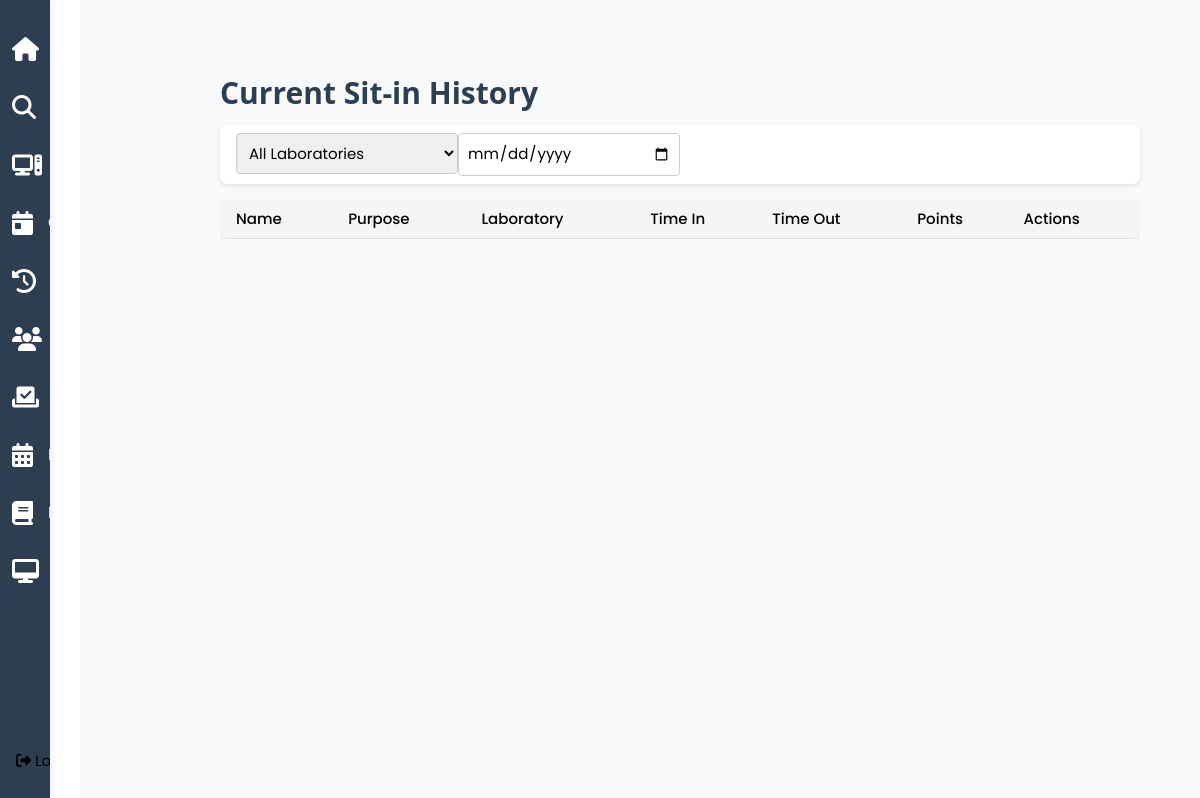
/cs_history (signed in), run on an earlier commit of the app's database.
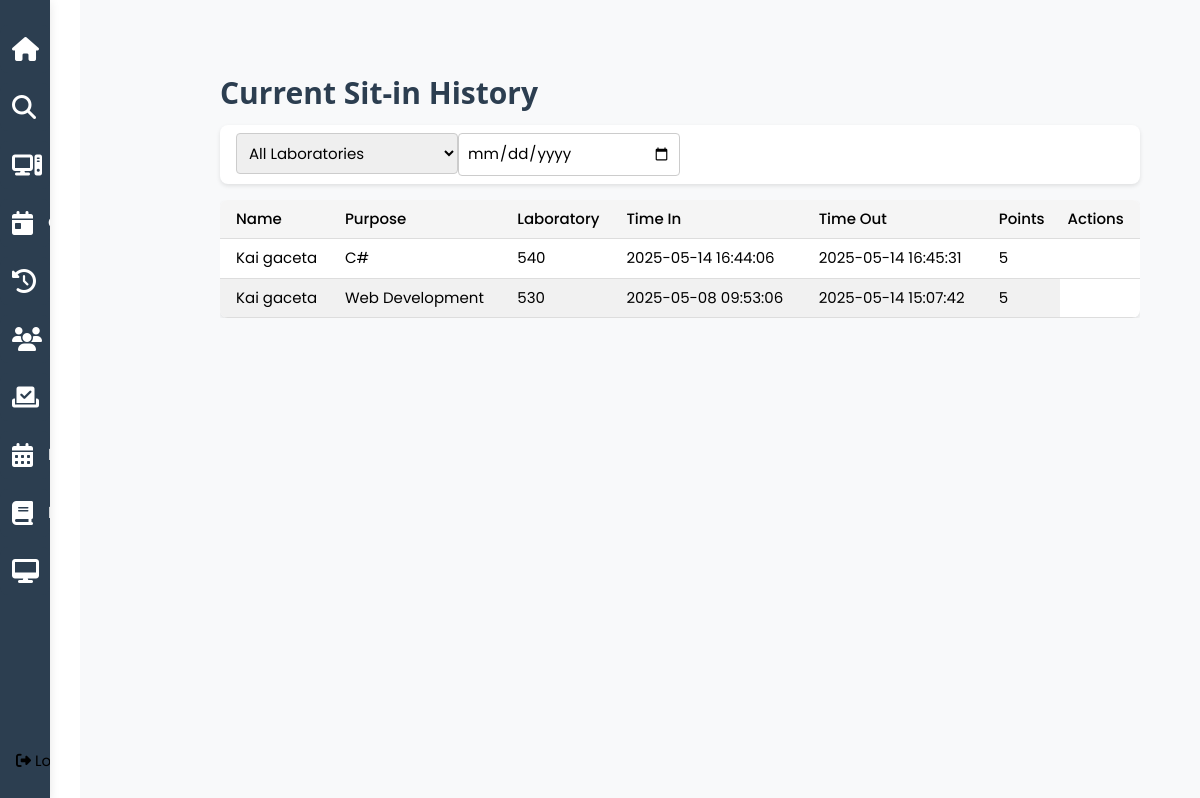
And on a later commit of the database.
### tables this page shows
CREATE TABLE sit_in_history (
                id INTEGER PRIMARY KEY AUTOINCREMENT,
                user_id INTEGER NOT NULL,
                time_in DATETIME NOT NULL,
                time_out DATETIME NOT NULL,
                purpose TEXT NOT NULL,
                laboratory TEXT NOT NULL,
                computer_id INTEGER,
                points INTEGER DEFAULT 0,
                FOREIGN KEY (user_id) REFERENCES users (id),
                FOREIGN KEY (computer_id) REFERENCES computers (id)
            );

CREATE TABLE users (
                id INTEGER PRIMARY KEY AUTOINCREMENT,
                username TEXT UNIQUE NOT NULL,
                password TEXT NOT NULL,
                firstname TEXT NOT NULL,
                lastname TEXT NOT NULL,
                email TEXT UNIQUE NOT NULL,
                role TEXT NOT NULL,
                remaining_sessions INTEGER DEFAULT 0,
                points INTEGER DEFAULT 0,
                course TEXT,
                yearlvl TEXT,
                profile_pic TEXT
            , midname text);

### app.py (the view)
@app.route('/cs_history')
def cs_history():
    if 'username' not in session or session.get('role') != 'admin':
        flash('Please log in as admin first.', 'error')
        return redirect(url_for('login'))
    history = dbhelper.get_today_sit_in_history()
    return render_template('cs_history.html', history=history)

### dbhelper.py (called while the page is built)
def get_db_connection():
    conn = sqlite3.connect(DATABASE)
    conn.row_factory = sqlite3.Row
    return conn

### templates/cs_history.html (shortened to what this page needs)
{% extends 'admin.html' %}
{% block content %}
<div class="w3-container" style="padding: 20px;">
    <h2>Current Sit-in History</h2>
    <div class="w3-card w3-padding w3-margin-bottom">
        <div class="w3-row">
            <div class="w3-col m3">
                <select id="labFilter" class="w3-input w3-border">
                    <option value="">All Laboratories</option>
                </select>
            </div>
            <div class="w3-col m3">
                <input type="date" id="dateFilter" class="w3-input w3-border" value="{{ today }}">
            </div>
        </div>
    </div>
    <div class="w3-responsive">
        <table class="w3-table w3-striped w3-bordered">
            <thead>
                <tr>
                    <th style="color: black;">Name</th>
                    <th style="color: black;">Purpose</th>
                    <th style="color: black;">Laboratory</th>
                    <th style="color: black;">Time In</th>
                    <th style="color: black;">Time Out</th>
                    <th style="color: black;">Points</th>
                    <th style="color: black;">Actions</th>
                </tr>
            </thead>
            <tbody id="historyTable">
                {% for record in history %}
                <tr>
                    <td>{{ record.student_name }}</td>
                    <td>{{ record.purpose }}</td>
                    <td>{{ record.laboratory }}</td>
                    <td>{{ record.time_in }}</td>
                    <td>{{ record.time_out }}</td>
                    <td>{{ record.points or 0 }}</td>
                </tr>
                {% endfor %}
            </tbody>
        </table>
    </div>
</div>
{% endblock %}

What changed in the data, as far as the page shows it:
added sit_in_history: student_name "Kai gaceta", purpose "C#", laboratory "540", time_in "2025-05-14 16:44:06", time_out "2025-05-14 16:45:31", points "5"
added sit_in_history: student_name "Kai gaceta", purpose "Web Development", laboratory "530", time_in "2025-05-08 09:53:06", time_out "2025-05-14 15:07:42", points "5"
